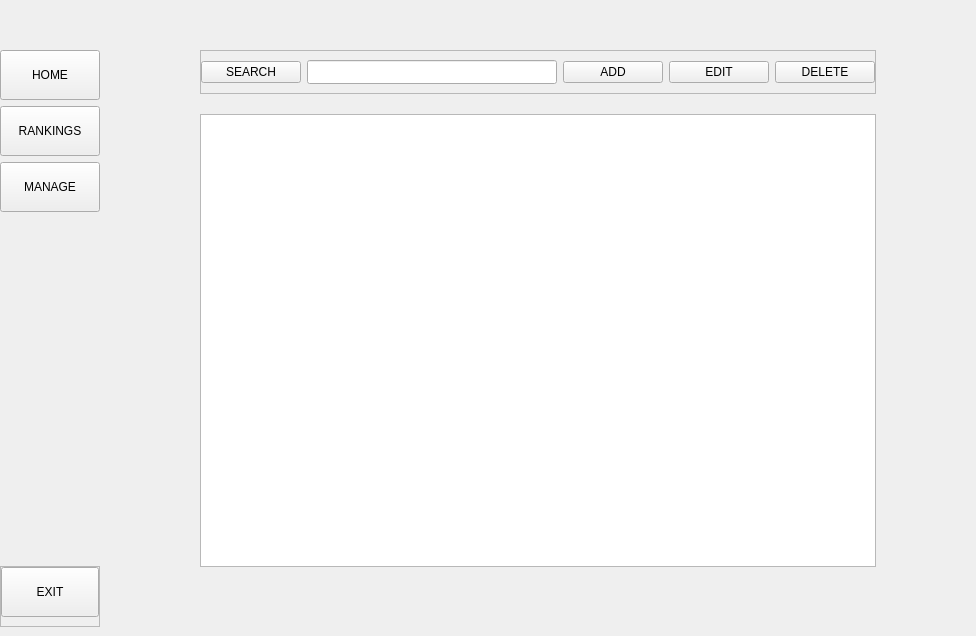
<?xml version="1.0" encoding="UTF-8"?>
<ui version="4.0">
 <class>MainWindow</class>
 <widget class="QMainWindow" name="MainWindow">
  <property name="geometry">
   <rect>
    <x>0</x>
    <y>0</y>
    <width>976</width>
    <height>636</height>
   </rect>
  </property>
  <property name="minimumSize">
   <size>
    <width>940</width>
    <height>560</height>
   </size>
  </property>
  <property name="windowTitle">
   <string>CRUD Ranking App</string>
  </property>
  <property name="windowIcon">
   <iconset>
    <normaloff>../../crud-ranking-app/ui/sidebar/Crunchyroll_Logo.png</normaloff>../../crud-ranking-app/ui/sidebar/Crunchyroll_Logo.png</iconset>
  </property>
  <widget class="QWidget" name="centralwidget">
   <layout class="QHBoxLayout" name="horizontalLayout_5">
    <property name="spacing">
     <number>0</number>
    </property>
    <property name="leftMargin">
     <number>0</number>
    </property>
    <property name="topMargin">
     <number>0</number>
    </property>
    <property name="rightMargin">
     <number>0</number>
    </property>
    <item>
     <widget class="QWidget" name="leftMenu" native="true">
      <property name="enabled">
       <bool>true</bool>
      </property>
      <property name="minimumSize">
       <size>
        <width>100</width>
        <height>0</height>
       </size>
      </property>
      <property name="maximumSize">
       <size>
        <width>100</width>
        <height>16777215</height>
       </size>
      </property>
      <layout class="QVBoxLayout" name="verticalLayout_3">
       <property name="spacing">
        <number>0</number>
       </property>
       <property name="leftMargin">
        <number>0</number>
       </property>
       <property name="topMargin">
        <number>50</number>
       </property>
       <property name="rightMargin">
        <number>0</number>
       </property>
       <property name="bottomMargin">
        <number>0</number>
       </property>
       <item>
        <widget class="QFrame" name="frame">
         <layout class="QVBoxLayout" name="verticalLayout">
          <property name="leftMargin">
           <number>0</number>
          </property>
          <property name="topMargin">
           <number>0</number>
          </property>
          <property name="rightMargin">
           <number>0</number>
          </property>
          <item>
           <widget class="QToolButton" name="homeButton">
            <property name="sizePolicy">
             <sizepolicy hsizetype="Expanding" vsizetype="Fixed">
              <horstretch>0</horstretch>
              <verstretch>0</verstretch>
             </sizepolicy>
            </property>
            <property name="minimumSize">
             <size>
              <width>0</width>
              <height>50</height>
             </size>
            </property>
            <property name="cursor">
             <cursorShape>PointingHandCursor</cursorShape>
            </property>
            <property name="text">
             <string>HOME</string>
            </property>
            <property name="iconSize">
             <size>
              <width>25</width>
              <height>25</height>
             </size>
            </property>
            <property name="checkable">
             <bool>true</bool>
            </property>
            <property name="autoExclusive">
             <bool>true</bool>
            </property>
            <property name="toolButtonStyle">
             <enum>Qt::ToolButtonTextBesideIcon</enum>
            </property>
           </widget>
          </item>
          <item>
           <widget class="QToolButton" name="rankButton">
            <property name="sizePolicy">
             <sizepolicy hsizetype="Expanding" vsizetype="Fixed">
              <horstretch>0</horstretch>
              <verstretch>0</verstretch>
             </sizepolicy>
            </property>
            <property name="minimumSize">
             <size>
              <width>0</width>
              <height>50</height>
             </size>
            </property>
            <property name="cursor">
             <cursorShape>PointingHandCursor</cursorShape>
            </property>
            <property name="text">
             <string>RANKINGS</string>
            </property>
            <property name="iconSize">
             <size>
              <width>25</width>
              <height>25</height>
             </size>
            </property>
            <property name="checkable">
             <bool>true</bool>
            </property>
            <property name="autoExclusive">
             <bool>true</bool>
            </property>
            <property name="toolButtonStyle">
             <enum>Qt::ToolButtonTextBesideIcon</enum>
            </property>
           </widget>
          </item>
          <item>
           <widget class="QToolButton" name="CRUDButton">
            <property name="sizePolicy">
             <sizepolicy hsizetype="Expanding" vsizetype="Fixed">
              <horstretch>0</horstretch>
              <verstretch>0</verstretch>
             </sizepolicy>
            </property>
            <property name="minimumSize">
             <size>
              <width>0</width>
              <height>50</height>
             </size>
            </property>
            <property name="cursor">
             <cursorShape>PointingHandCursor</cursorShape>
            </property>
            <property name="text">
             <string>MANAGE</string>
            </property>
            <property name="iconSize">
             <size>
              <width>25</width>
              <height>25</height>
             </size>
            </property>
            <property name="checkable">
             <bool>true</bool>
            </property>
            <property name="autoExclusive">
             <bool>true</bool>
            </property>
            <property name="toolButtonStyle">
             <enum>Qt::ToolButtonTextBesideIcon</enum>
            </property>
           </widget>
          </item>
         </layout>
        </widget>
       </item>
       <item>
        <spacer name="verticalSpacer">
         <property name="orientation">
          <enum>Qt::Vertical</enum>
         </property>
         <property name="sizeHint" stdset="0">
          <size>
           <width>20</width>
           <height>500</height>
          </size>
         </property>
        </spacer>
       </item>
       <item>
        <widget class="QFrame" name="frame2">
         <property name="frameShape">
          <enum>QFrame::StyledPanel</enum>
         </property>
         <property name="frameShadow">
          <enum>QFrame::Raised</enum>
         </property>
         <layout class="QVBoxLayout" name="verticalLayout_2">
          <property name="leftMargin">
           <number>0</number>
          </property>
          <property name="topMargin">
           <number>0</number>
          </property>
          <property name="rightMargin">
           <number>0</number>
          </property>
          <item>
           <widget class="QToolButton" name="exitButton">
            <property name="sizePolicy">
             <sizepolicy hsizetype="Expanding" vsizetype="Fixed">
              <horstretch>0</horstretch>
              <verstretch>0</verstretch>
             </sizepolicy>
            </property>
            <property name="minimumSize">
             <size>
              <width>0</width>
              <height>50</height>
             </size>
            </property>
            <property name="cursor">
             <cursorShape>PointingHandCursor</cursorShape>
            </property>
            <property name="text">
             <string>EXIT</string>
            </property>
            <property name="iconSize">
             <size>
              <width>25</width>
              <height>25</height>
             </size>
            </property>
            <property name="toolButtonStyle">
             <enum>Qt::ToolButtonTextBesideIcon</enum>
            </property>
           </widget>
          </item>
         </layout>
        </widget>
       </item>
      </layout>
     </widget>
    </item>
    <item>
     <widget class="QWidget" name="widget_4" native="true">
      <property name="enabled">
       <bool>true</bool>
      </property>
      <layout class="QVBoxLayout" name="verticalLayout_5">
       <property name="spacing">
        <number>0</number>
       </property>
       <property name="leftMargin">
        <number>0</number>
       </property>
       <property name="topMargin">
        <number>0</number>
       </property>
       <property name="rightMargin">
        <number>0</number>
       </property>
       <property name="bottomMargin">
        <number>0</number>
       </property>
       <item>
        <widget class="QStackedWidget" name="stackedWidget">
         <property name="currentIndex">
          <number>2</number>
         </property>
         <widget class="QWidget" name="homePage">
          <layout class="QGridLayout" name="gridLayout_2">
           <property name="leftMargin">
            <number>0</number>
           </property>
           <property name="topMargin">
            <number>0</number>
           </property>
           <property name="rightMargin">
            <number>0</number>
           </property>
           <property name="bottomMargin">
            <number>0</number>
           </property>
           <property name="spacing">
            <number>0</number>
           </property>
           <item row="0" column="0">
            <widget class="QFrame" name="homeFrame">
             <property name="frameShape">
              <enum>QFrame::StyledPanel</enum>
             </property>
             <property name="frameShadow">
              <enum>QFrame::Raised</enum>
             </property>
             <layout class="QHBoxLayout" name="horizontalLayout_9">
              <property name="spacing">
               <number>0</number>
              </property>
              <property name="leftMargin">
               <number>0</number>
              </property>
              <property name="topMargin">
               <number>0</number>
              </property>
              <property name="rightMargin">
               <number>0</number>
              </property>
              <property name="bottomMargin">
               <number>0</number>
              </property>
              <item>
               <widget class="QLabel" name="homeText">
                <property name="font">
                 <font>
                  <family>Arial</family>
                  <pointsize>30</pointsize>
                 </font>
                </property>
                <property name="text">
                 <string>Welcome to the world’s largest home for anime!</string>
                </property>
                <property name="alignment">
                 <set>Qt::AlignCenter</set>
                </property>
                <property name="wordWrap">
                 <bool>true</bool>
                </property>
               </widget>
              </item>
             </layout>
            </widget>
           </item>
          </layout>
         </widget>
         <widget class="QWidget" name="rankPage">
          <layout class="QGridLayout" name="gridLayout_5">
           <item row="0" column="0">
            <widget class="QFrame" name="rankFrame">
             <property name="frameShape">
              <enum>QFrame::StyledPanel</enum>
             </property>
             <property name="frameShadow">
              <enum>QFrame::Raised</enum>
             </property>
             <layout class="QVBoxLayout" name="verticalLayout_6">
              <property name="spacing">
               <number>0</number>
              </property>
              <property name="leftMargin">
               <number>0</number>
              </property>
              <property name="topMargin">
               <number>36</number>
              </property>
              <property name="rightMargin">
               <number>0</number>
              </property>
              <property name="bottomMargin">
               <number>0</number>
              </property>
              <item>
               <widget class="QFrame" name="rankMenu">
                <property name="maximumSize">
                 <size>
                  <width>16777215</width>
                  <height>70</height>
                 </size>
                </property>
                <property name="frameShape">
                 <enum>QFrame::StyledPanel</enum>
                </property>
                <property name="frameShadow">
                 <enum>QFrame::Raised</enum>
                </property>
                <layout class="QHBoxLayout" name="horizontalLayout_8">
                 <property name="spacing">
                  <number>5</number>
                 </property>
                 <property name="leftMargin">
                  <number>25</number>
                 </property>
                 <property name="topMargin">
                  <number>0</number>
                 </property>
                 <property name="rightMargin">
                  <number>25</number>
                 </property>
                 <property name="bottomMargin">
                  <number>0</number>
                 </property>
                 <item>
                  <widget class="QToolButton" name="sortRankButton">
                   <property name="minimumSize">
                    <size>
                     <width>100</width>
                     <height>30</height>
                    </size>
                   </property>
                   <property name="text">
                    <string>TOP ANIME</string>
                   </property>
                   <property name="checkable">
                    <bool>true</bool>
                   </property>
                   <property name="autoExclusive">
                    <bool>true</bool>
                   </property>
                  </widget>
                 </item>
                 <item>
                  <widget class="QToolButton" name="sortDateButton">
                   <property name="minimumSize">
                    <size>
                     <width>100</width>
                     <height>30</height>
                    </size>
                   </property>
                   <property name="text">
                    <string>LATEST</string>
                   </property>
                   <property name="checkable">
                    <bool>true</bool>
                   </property>
                   <property name="autoExclusive">
                    <bool>true</bool>
                   </property>
                  </widget>
                 </item>
                 <item>
                  <widget class="QToolButton" name="AtoZButton">
                   <property name="minimumSize">
                    <size>
                     <width>100</width>
                     <height>30</height>
                    </size>
                   </property>
                   <property name="text">
                    <string>A-Z</string>
                   </property>
                   <property name="checkable">
                    <bool>true</bool>
                   </property>
                   <property name="autoExclusive">
                    <bool>true</bool>
                   </property>
                  </widget>
                 </item>
                 <item>
                  <spacer name="horizontalSpacer_3">
                   <property name="orientation">
                    <enum>Qt::Horizontal</enum>
                   </property>
                   <property name="sizeHint" stdset="0">
                    <size>
                     <width>40</width>
                     <height>20</height>
                    </size>
                   </property>
                  </spacer>
                 </item>
                </layout>
               </widget>
              </item>
              <item>
               <widget class="QScrollArea" name="scrollArea">
                <property name="widgetResizable">
                 <bool>true</bool>
                </property>
                <widget class="QWidget" name="animeListWidget">
                 <property name="geometry">
                  <rect>
                   <x>0</x>
                   <y>0</y>
                   <width>848</width>
                   <height>528</height>
                  </rect>
                 </property>
                </widget>
               </widget>
              </item>
             </layout>
            </widget>
           </item>
          </layout>
         </widget>
         <widget class="QWidget" name="CRUDPage">
          <layout class="QGridLayout" name="gridLayout_4">
           <property name="leftMargin">
            <number>100</number>
           </property>
           <property name="topMargin">
            <number>50</number>
           </property>
           <property name="rightMargin">
            <number>100</number>
           </property>
           <property name="bottomMargin">
            <number>60</number>
           </property>
           <property name="spacing">
            <number>20</number>
           </property>
           <item row="2" column="0">
            <widget class="QListWidget" name="animeList"/>
           </item>
           <item row="1" column="0">
            <widget class="QFrame" name="CRUDMenu">
             <property name="frameShape">
              <enum>QFrame::StyledPanel</enum>
             </property>
             <property name="frameShadow">
              <enum>QFrame::Raised</enum>
             </property>
             <layout class="QHBoxLayout" name="horizontalLayout_6">
              <property name="leftMargin">
               <number>0</number>
              </property>
              <property name="rightMargin">
               <number>0</number>
              </property>
              <item>
               <widget class="QPushButton" name="searchAnime">
                <property name="minimumSize">
                 <size>
                  <width>100</width>
                  <height>0</height>
                 </size>
                </property>
                <property name="text">
                 <string>SEARCH</string>
                </property>
               </widget>
              </item>
              <item>
               <widget class="QLineEdit" name="inputAnime">
                <property name="minimumSize">
                 <size>
                  <width>0</width>
                  <height>24</height>
                 </size>
                </property>
               </widget>
              </item>
              <item>
               <widget class="QPushButton" name="addButton">
                <property name="minimumSize">
                 <size>
                  <width>100</width>
                  <height>0</height>
                 </size>
                </property>
                <property name="text">
                 <string>ADD</string>
                </property>
               </widget>
              </item>
              <item>
               <widget class="QPushButton" name="editButton">
                <property name="minimumSize">
                 <size>
                  <width>100</width>
                  <height>0</height>
                 </size>
                </property>
                <property name="text">
                 <string>EDIT</string>
                </property>
               </widget>
              </item>
              <item>
               <widget class="QPushButton" name="removeButton">
                <property name="minimumSize">
                 <size>
                  <width>100</width>
                  <height>0</height>
                 </size>
                </property>
                <property name="text">
                 <string>DELETE</string>
                </property>
               </widget>
              </item>
             </layout>
            </widget>
           </item>
          </layout>
         </widget>
        </widget>
       </item>
      </layout>
     </widget>
    </item>
   </layout>
  </widget>
 </widget>
 <resources/>
 <connections/>
</ui>
